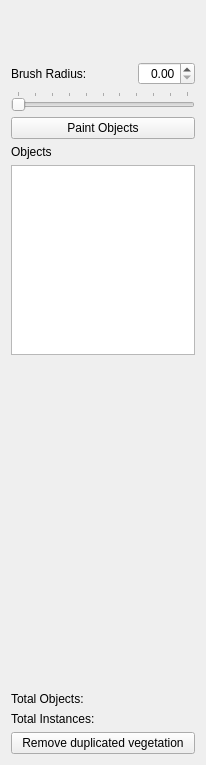
<?xml version="1.0" encoding="UTF-8"?>
<ui version="4.0">
 <class>VegetationPanel</class>
 <widget class="QWidget" name="VegetationPanel">
  <property name="geometry">
   <rect>
    <x>0</x>
    <y>0</y>
    <width>206</width>
    <height>765</height>
   </rect>
  </property>
  <layout class="QVBoxLayout" name="verticalLayout" stretch="0,0,0,0,0,0,1,0,0,0">
   <item>
    <layout class="QGridLayout" name="gridLayout">
     <property name="spacing">
      <number>1</number>
     </property>
     <item row="1" column="5">
      <widget class="QToolButton" name="putSelectionToCategoryButton">
       <property name="minimumSize">
        <size>
         <width>22</width>
         <height>22</height>
        </size>
       </property>
       <property name="toolTip">
        <string>Put Selection to Category</string>
       </property>
       <property name="text">
        <string/>
       </property>
       <property name="icon">
        <iconset resource="VegetationPanel.qrc">
         <normaloff>:/Panels/Vegetation/row1-column5.png</normaloff>:/Panels/Vegetation/row1-column5.png</iconset>
       </property>
       <property name="iconSize">
        <size>
         <width>14</width>
         <height>14</height>
        </size>
       </property>
       <property name="autoRaise">
        <bool>true</bool>
       </property>
      </widget>
     </item>
     <item row="0" column="0">
      <widget class="QToolButton" name="addObjectButton">
       <property name="minimumSize">
        <size>
         <width>22</width>
         <height>22</height>
        </size>
       </property>
       <property name="toolTip">
        <string>Add Vegetation Object</string>
       </property>
       <property name="text">
        <string/>
       </property>
       <property name="icon">
        <iconset resource="VegetationPanel.qrc">
         <normaloff>:/Panels/Vegetation/row0-column0.png</normaloff>:/Panels/Vegetation/row0-column0.png</iconset>
       </property>
       <property name="iconSize">
        <size>
         <width>14</width>
         <height>14</height>
        </size>
       </property>
       <property name="autoRaise">
        <bool>true</bool>
       </property>
      </widget>
     </item>
     <item row="0" column="1">
      <widget class="QToolButton" name="cloneObjectButton">
       <property name="minimumSize">
        <size>
         <width>22</width>
         <height>22</height>
        </size>
       </property>
       <property name="toolTip">
        <string>Clone Vegetation Object</string>
       </property>
       <property name="text">
        <string/>
       </property>
       <property name="icon">
        <iconset resource="VegetationPanel.qrc">
         <normaloff>:/Panels/Vegetation/row0-column1.png</normaloff>:/Panels/Vegetation/row0-column1.png</iconset>
       </property>
       <property name="iconSize">
        <size>
         <width>14</width>
         <height>14</height>
        </size>
       </property>
       <property name="autoRaise">
        <bool>true</bool>
       </property>
      </widget>
     </item>
     <item row="0" column="2">
      <widget class="QToolButton" name="replaceObjectButton">
       <property name="minimumSize">
        <size>
         <width>22</width>
         <height>22</height>
        </size>
       </property>
       <property name="toolTip">
        <string>Replace Vegetation Object</string>
       </property>
       <property name="text">
        <string/>
       </property>
       <property name="icon">
        <iconset resource="VegetationPanel.qrc">
         <normaloff>:/Panels/Vegetation/row0-column2.png</normaloff>:/Panels/Vegetation/row0-column2.png</iconset>
       </property>
       <property name="iconSize">
        <size>
         <width>14</width>
         <height>14</height>
        </size>
       </property>
       <property name="autoRaise">
        <bool>true</bool>
       </property>
      </widget>
     </item>
     <item row="1" column="4">
      <widget class="QToolButton" name="mergeButton">
       <property name="minimumSize">
        <size>
         <width>22</width>
         <height>22</height>
        </size>
       </property>
       <property name="toolTip">
        <string>Merge Vegetation</string>
       </property>
       <property name="text">
        <string/>
       </property>
       <property name="icon">
        <iconset resource="VegetationPanel.qrc">
         <normaloff>:/Panels/Vegetation/row1-column4.png</normaloff>:/Panels/Vegetation/row1-column4.png</iconset>
       </property>
       <property name="iconSize">
        <size>
         <width>14</width>
         <height>14</height>
        </size>
       </property>
       <property name="autoRaise">
        <bool>true</bool>
       </property>
      </widget>
     </item>
     <item row="1" column="1">
      <widget class="QToolButton" name="distributeOnTerrainButton">
       <property name="minimumSize">
        <size>
         <width>22</width>
         <height>22</height>
        </size>
       </property>
       <property name="toolTip">
        <string>Distribute Vegetation on Whole Terrain</string>
       </property>
       <property name="text">
        <string/>
       </property>
       <property name="icon">
        <iconset resource="VegetationPanel.qrc">
         <normaloff>:/Panels/Vegetation/row1-column1.png</normaloff>:/Panels/Vegetation/row1-column1.png</iconset>
       </property>
       <property name="iconSize">
        <size>
         <width>14</width>
         <height>14</height>
        </size>
       </property>
       <property name="autoRaise">
        <bool>true</bool>
       </property>
      </widget>
     </item>
     <item row="1" column="0">
      <widget class="QToolButton" name="importButton">
       <property name="minimumSize">
        <size>
         <width>22</width>
         <height>22</height>
        </size>
       </property>
       <property name="toolTip">
        <string>Import Vegetation</string>
       </property>
       <property name="text">
        <string/>
       </property>
       <property name="icon">
        <iconset resource="VegetationPanel.qrc">
         <normaloff>:/Panels/Vegetation/row1-column0.png</normaloff>:/Panels/Vegetation/row1-column0.png</iconset>
       </property>
       <property name="iconSize">
        <size>
         <width>14</width>
         <height>14</height>
        </size>
       </property>
       <property name="autoRaise">
        <bool>true</bool>
       </property>
      </widget>
     </item>
     <item row="1" column="2">
      <widget class="QToolButton" name="clearButton">
       <property name="minimumSize">
        <size>
         <width>22</width>
         <height>22</height>
        </size>
       </property>
       <property name="toolTip">
        <string>Clear Vegetation</string>
       </property>
       <property name="text">
        <string/>
       </property>
       <property name="icon">
        <iconset resource="VegetationPanel.qrc">
         <normaloff>:/Panels/Vegetation/row1-column2.png</normaloff>:/Panels/Vegetation/row1-column2.png</iconset>
       </property>
       <property name="iconSize">
        <size>
         <width>14</width>
         <height>14</height>
        </size>
       </property>
       <property name="autoRaise">
        <bool>true</bool>
       </property>
      </widget>
     </item>
     <item row="1" column="3">
      <widget class="QToolButton" name="scaleButton">
       <property name="minimumSize">
        <size>
         <width>22</width>
         <height>22</height>
        </size>
       </property>
       <property name="toolTip">
        <string>Scale Vegetation</string>
       </property>
       <property name="text">
        <string/>
       </property>
       <property name="icon">
        <iconset resource="VegetationPanel.qrc">
         <normaloff>:/Panels/Vegetation/row1-column3.png</normaloff>:/Panels/Vegetation/row1-column3.png</iconset>
       </property>
       <property name="iconSize">
        <size>
         <width>14</width>
         <height>14</height>
        </size>
       </property>
       <property name="autoRaise">
        <bool>true</bool>
       </property>
      </widget>
     </item>
     <item row="0" column="4">
      <widget class="QToolButton" name="removeObjectButton">
       <property name="minimumSize">
        <size>
         <width>22</width>
         <height>22</height>
        </size>
       </property>
       <property name="toolTip">
        <string>Remove Vegetation Object</string>
       </property>
       <property name="text">
        <string/>
       </property>
       <property name="icon">
        <iconset resource="VegetationPanel.qrc">
         <normaloff>:/Panels/Vegetation/row0-column4.png</normaloff>:/Panels/Vegetation/row0-column4.png</iconset>
       </property>
       <property name="iconSize">
        <size>
         <width>14</width>
         <height>14</height>
        </size>
       </property>
       <property name="autoRaise">
        <bool>true</bool>
       </property>
      </widget>
     </item>
     <item row="0" column="3">
      <widget class="QToolButton" name="addCategoryButton">
       <property name="minimumSize">
        <size>
         <width>22</width>
         <height>22</height>
        </size>
       </property>
       <property name="toolTip">
        <string>Add Vegetation Category</string>
       </property>
       <property name="text">
        <string/>
       </property>
       <property name="icon">
        <iconset resource="VegetationPanel.qrc">
         <normaloff>:/Panels/Vegetation/row0-column3.png</normaloff>:/Panels/Vegetation/row0-column3.png</iconset>
       </property>
       <property name="iconSize">
        <size>
         <width>14</width>
         <height>14</height>
        </size>
       </property>
       <property name="autoRaise">
        <bool>true</bool>
       </property>
      </widget>
     </item>
     <item row="0" column="5">
      <widget class="QToolButton" name="exportButton">
       <property name="minimumSize">
        <size>
         <width>22</width>
         <height>22</height>
        </size>
       </property>
       <property name="toolTip">
        <string>Export Vegetation</string>
       </property>
       <property name="text">
        <string/>
       </property>
       <property name="icon">
        <iconset resource="VegetationPanel.qrc">
         <normaloff>:/Panels/Vegetation/row0-column5.png</normaloff>:/Panels/Vegetation/row0-column5.png</iconset>
       </property>
       <property name="iconSize">
        <size>
         <width>14</width>
         <height>14</height>
        </size>
       </property>
       <property name="autoRaise">
        <bool>true</bool>
       </property>
      </widget>
     </item>
     <item row="0" column="6">
      <spacer name="horizontalSpacer_4">
       <property name="orientation">
        <enum>Qt::Horizontal</enum>
       </property>
       <property name="sizeHint" stdset="0">
        <size>
         <width>40</width>
         <height>20</height>
        </size>
       </property>
      </spacer>
     </item>
    </layout>
   </item>
   <item>
    <layout class="QHBoxLayout" name="horizontalLayout">
     <item>
      <widget class="QLabel" name="brushRadiusLabel">
       <property name="text">
        <string>Brush Radius:</string>
       </property>
      </widget>
     </item>
     <item>
      <spacer name="horizontalSpacer_3">
       <property name="orientation">
        <enum>Qt::Horizontal</enum>
       </property>
       <property name="sizeHint" stdset="0">
        <size>
         <width>40</width>
         <height>20</height>
        </size>
       </property>
      </spacer>
     </item>
     <item>
      <widget class="QDoubleSpinBox" name="brushRadiusSpin">
       <property name="alignment">
        <set>Qt::AlignRight|Qt::AlignTrailing|Qt::AlignVCenter</set>
       </property>
      </widget>
     </item>
    </layout>
   </item>
   <item>
    <widget class="QSlider" name="brushRadiusSlider">
     <property name="maximum">
      <number>10000</number>
     </property>
     <property name="pageStep">
      <number>100</number>
     </property>
     <property name="orientation">
      <enum>Qt::Horizontal</enum>
     </property>
     <property name="tickPosition">
      <enum>QSlider::TicksAbove</enum>
     </property>
     <property name="tickInterval">
      <number>1000</number>
     </property>
    </widget>
   </item>
   <item>
    <widget class="QPushButton" name="paintObjectsButton">
     <property name="toolTip">
      <string>Hold Ctrl to remove</string>
     </property>
     <property name="text">
      <string>Paint Objects</string>
     </property>
     <property name="checkable">
      <bool>true</bool>
     </property>
     <property name="checked">
      <bool>false</bool>
     </property>
    </widget>
   </item>
   <item>
    <widget class="QLabel" name="objectsLabel">
     <property name="text">
      <string>Objects</string>
     </property>
     <property name="alignment">
      <set>Qt::AlignLeading|Qt::AlignLeft|Qt::AlignTop</set>
     </property>
    </widget>
   </item>
   <item>
    <widget class="QTreeView" name="objectTreeView">
     <property name="minimumSize">
      <size>
       <width>0</width>
       <height>175</height>
      </size>
     </property>
     <property name="acceptDrops">
      <bool>true</bool>
     </property>
     <property name="editTriggers">
      <set>QAbstractItemView::EditKeyPressed</set>
     </property>
     <property name="dragEnabled">
      <bool>true</bool>
     </property>
     <property name="dragDropMode">
      <enum>QAbstractItemView::InternalMove</enum>
     </property>
     <property name="defaultDropAction">
      <enum>Qt::MoveAction</enum>
     </property>
     <property name="selectionMode">
      <enum>QAbstractItemView::ExtendedSelection</enum>
     </property>
     <property name="indentation">
      <number>10</number>
     </property>
     <property name="rootIsDecorated">
      <bool>true</bool>
     </property>
     <property name="uniformRowHeights">
      <bool>true</bool>
     </property>
     <property name="animated">
      <bool>true</bool>
     </property>
     <property name="headerHidden">
      <bool>true</bool>
     </property>
    </widget>
   </item>
   <item>
    <widget class="ReflectedPropertyControl" name="objectPropertiesControl" native="true">
     <property name="minimumSize">
      <size>
       <width>0</width>
       <height>325</height>
      </size>
     </property>
    </widget>
   </item>
   <item>
    <widget class="QLabel" name="totalObjectsLabel">
     <property name="text">
      <string>Total Objects:</string>
     </property>
    </widget>
   </item>
   <item>
    <widget class="QLabel" name="totalInstancesLabel">
     <property name="text">
      <string>Total Instances:</string>
     </property>
    </widget>
   </item>
   <item>
    <widget class="QPushButton" name="removeDuplicatedButton">
     <property name="text">
      <string>Remove duplicated vegetation</string>
     </property>
    </widget>
   </item>
  </layout>
 </widget>
 <customwidgets>
  <customwidget>
   <class>ReflectedPropertyControl</class>
   <extends>QWidget</extends>
   <header>Controls/ReflectedPropertyControl/ReflectedPropertyCtrl.h</header>
   <container>1</container>
  </customwidget>
 </customwidgets>
 <resources>
  <include location="VegetationPanel.qrc"/>
 </resources>
 <connections/>
</ui>
